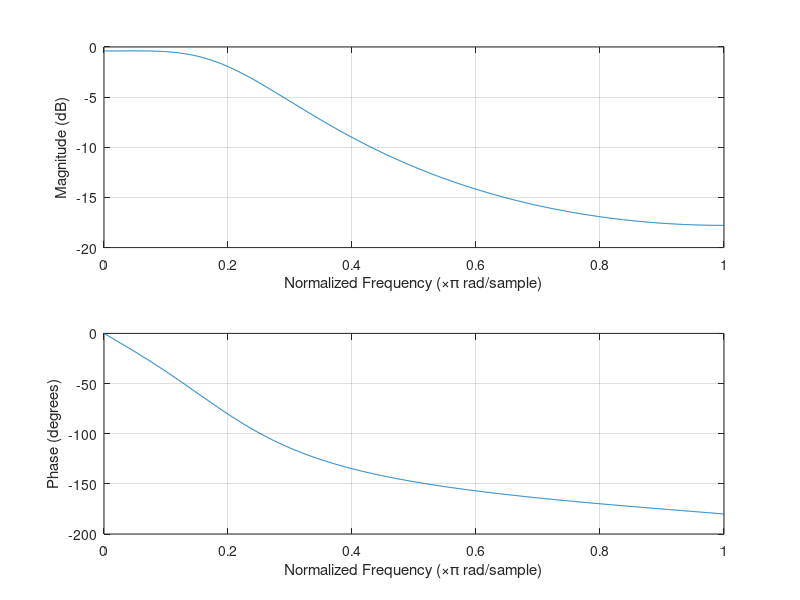

The MATLAB source for this figure:
function Impinv

%Impulse invariance method of anolog-to-digital filter conversion				
%a,b -- s-plane coefficients
%az,bz -- digital filter coefficients

clear all;
b = 1;                     
a = [1.84496 1.920675 1];  
[bz,az]=impinvar(b,a)      %get z-plane coefficients using impulse Inv.
freqz(bz,az,1024);
